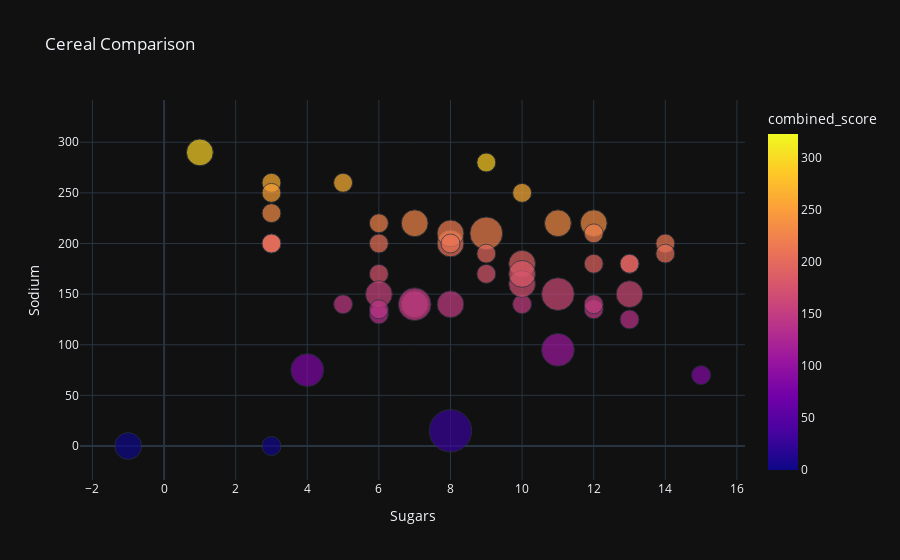

Notebook source saved alongside this figure:
### Code cell
fig = px.scatter(
    data, x='sugars', y='sodium', size='fat', size_max=30, 
    labels={'sugars': 'Sugars', 'sodium': 'Sodium', 'fat': 'Fat'},
    title='Cereal Comparison',
    template='plotly_dark',
    color='combined_score'
)

fig.show()

### Figure 1 — Plotly figure (JSON) as saved in the notebook; plotly's stock layout.template omitted (floating-point values rounded to 4 significant figures)
{"data": [{"hovertemplate": "Sugars=%{x}<br>Sodium=%{y}<br>Fat=%{marker.size}<br>combined_score=%{marker.color}<extra></extra>", "legendgroup": "", "marker": {"color": [137, 28, 266, 140, 210, 192, 139, 220, 207, 215, 234, 293, 222, 149, 194, 283, 292, 102, 194, 150, 80, 223, 151, 195, 139, 211, 7, 172, 252, 148, 60, 290, 146, 173, 82, 233, 261, 191, 177, 180, 264, 158, 193, 4, 109, 164, 165, 227, 200, 229, 172, 182, 215, 323, 0, 0, 142, 1, 223, 150, 6, 242, 293, 0, 0, 0, 86, 233, 20, 204, 205, 204, 254, 153, 234, 204, 209], "coloraxis": "coloraxis", "size": [1, 5, 1, 0, 2, 2, 0, 2, 1, 0, 2, 2, 3, 2, 1, 0, 0, 0, 1, 3, 0, 0, 1, 0, 1, 0, 0, 2, 0, 1, 0, 1, 1, 0, 3, 2, 1, 0, 1, 1, 1, 2, 1, 1, 3, 3, 2, 1, 1, 2, 0, 2, 1, 0, 0, 0, 1, 2, 1, 2, 0, 0, 0, 0, 0, 0, 1, 0, 0, 1, 1, 1, 1, 1, 1, 1, 1], "sizemode": "area", "sizeref": 0.005556, "symbol": "circle"}, "mode": "markers", "name": "", "orientation": "v", "showlegend": false, "type": "scatter", "x": [6, 8, 5, 0, 8, 10, 14, 8, 6, 5, 12, 1, 9, 7, 13, 3, 2, 12, 13, 7, 0, 3, 10, 5, 13, 11, 7, 10, 12, 12, 15, 9, 5, 3, 4, 11, 10, 11, 6, 9, 3, 6, 12, 3, 11, 11, 13, 6, 9, 7, 2, 10, 14, 3, 0, 0, 6, -1, 12, 8, 6, 2, 3, 0, 0, 0, 15, 3, 5, 3, 14, 3, 3, 12, 3, 3, 8], "xaxis": "x", "y": [130, 15, 260, 140, 200, 180, 125, 210, 200, 210, 220, 290, 210, 140, 180, 280, 290, 90, 180, 140, 80, 220, 140, 190, 125, 200, 0, 160, 240, 135, 45, 280, 140, 170, 75, 220, 250, 180, 170, 170, 260, 150, 180, 0, 95, 150, 150, 220, 190, 220, 170, 170, 200, 320, 0, 0, 135, 0, 210, 140, 0, 240, 290, 0, 0, 0, 70, 230, 15, 200, 190, 200, 250, 140, 230, 200, 200], "yaxis": "y"}], "layout": {"coloraxis": {"colorbar": {"title": {"text": "combined_score"}}, "colorscale": [[0, "#0d0887"], [0.1111, "#46039f"], [0.2222, "#7201a8"], [0.3333, "#9c179e"], [0.4444, "#bd3786"], [0.5556, "#d8576b"], [0.6667, "#ed7953"], [0.7778, "#fb9f3a"], [0.8889, "#fdca26"], [1, "#f0f921"]]}, "legend": {"itemsizing": "constant", "tracegroupgap": 0}, "title": {"text": "Cereal Comparison"}, "xaxis": {"anchor": "y", "domain": [0, 1], "title": {"text": "Sugars"}}, "yaxis": {"anchor": "x", "domain": [0, 1], "title": {"text": "Sodium"}}}}
